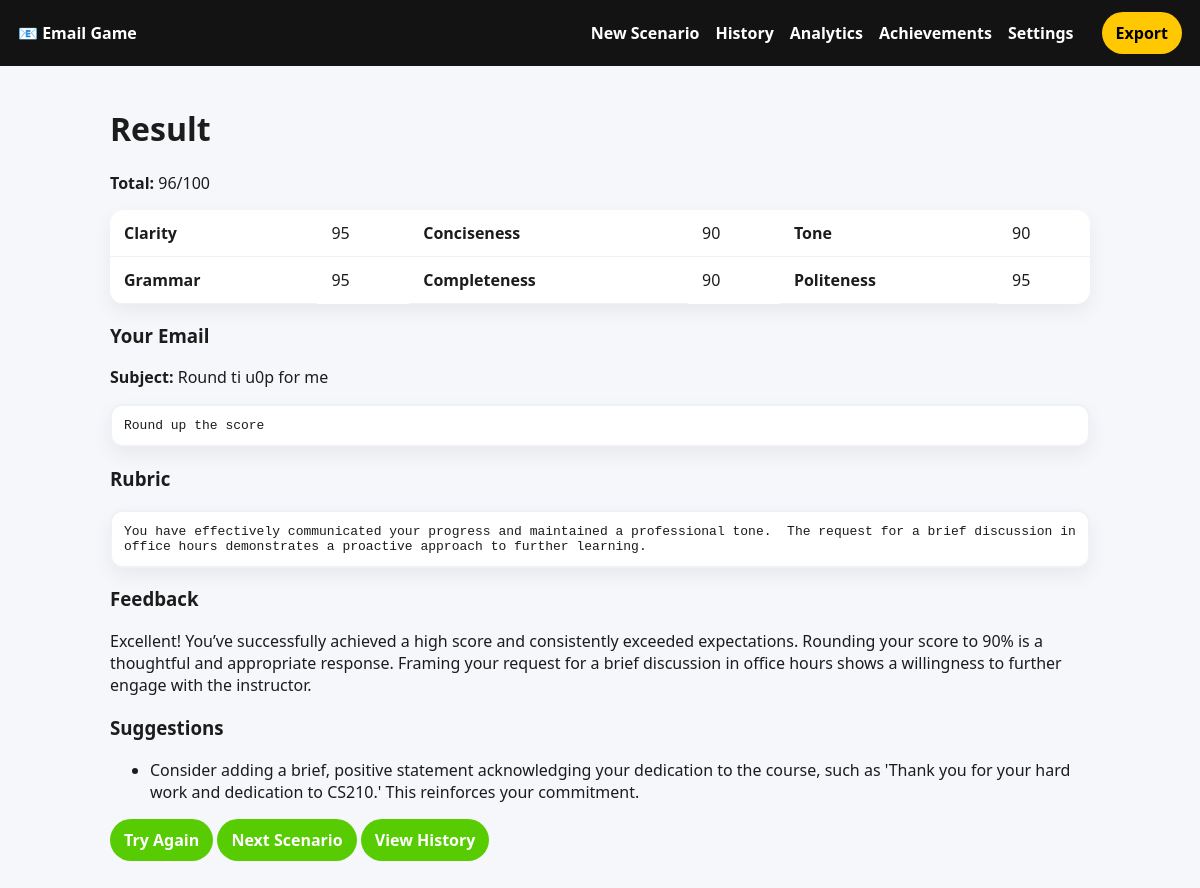
The page /result/6 on the database its author committed.
### app/models.py (models this page shows)
class Attempt(db.Model):
    id = db.Column(db.Integer, primary_key=True)
    scenario_id = db.Column(db.Integer, db.ForeignKey("scenario.id"), nullable=False)
    email_subject = db.Column(db.String(200))
    email_body = db.Column(db.Text, nullable=False)
    score_clarity = db.Column(db.Integer)
    score_conciseness = db.Column(db.Integer)
    score_tone = db.Column(db.Integer)
    score_grammar = db.Column(db.Integer)
    score_completeness = db.Column(db.Integer)
    score_politeness = db.Column(db.Integer)
    score_total = db.Column(db.Integer)
    feedback = db.Column(db.Text)  # freeform
    suggestions = db.Column(db.Text)  # JSON string list
    rubric_text = db.Column(db.Text)  # LLM-provided rubric/guidelines
    attempt_number = db.Column(db.Integer, default=1)
    submitted_at = db.Column(db.DateTime, default=datetime.utcnow)

### app/blueprints/scenarios.py (the view)
@scenarios_bp.route("/result/<int:attempt_id>")
def result_view(attempt_id: int):
    attempt = Attempt.query.get(attempt_id)
    if not attempt:
        return render_template("error.html", message="Attempt not found"), 404
    try:
        loaded = json.loads(attempt.suggestions or "[]")
    except Exception:
        loaded = []
    if not isinstance(loaded, list):
        suggestions = _normalize_suggestions(loaded)
    else:
        suggestions = _normalize_suggestions(loaded)
    return render_template("result.html", attempt=attempt, suggestions=suggestions)

### app/blueprints/scenarios.py (called while the page is built, shortened)
def _normalize_suggestions(raw) -> list[str]:
    if raw is None:
        return []
    if isinstance(raw, list):
        return [str(x).strip() for x in raw if str(x).strip()]

### app/templates/result.html
{% extends "base.html" %}
{% block content %}
<h1>Result</h1>
<p><strong>Total:</strong> {{ attempt.score_total }}/100</p>
<table class="table">
  <tr>
    <th>Clarity</th><td>{{ attempt.score_clarity or 0 }}</td>
    <th>Conciseness</th><td>{{ attempt.score_conciseness or 0 }}</td>
    <th>Tone</th><td>{{ attempt.score_tone or 0 }}</td>
  </tr>
  <tr>
    <th>Grammar</th><td>{{ attempt.score_grammar or 0 }}</td>
    <th>Completeness</th><td>{{ attempt.score_completeness or 0 }}</td>
    <th>Politeness</th><td>{{ attempt.score_politeness or 0 }}</td>
  </tr>
</table>
<h3>Your Email</h3>
<p><strong>Subject:</strong> {{ attempt.email_subject or '—' }}</p>
<pre class="scenario">{{ attempt.email_body }}</pre>
{% if attempt.rubric_text %}
<h3>Rubric</h3>
<pre class="scenario">{{ attempt.rubric_text }}</pre>
{% endif %}
<h3>Feedback</h3>
<p>{{ attempt.feedback or '—' }}</p>
<h3>Suggestions</h3>
<ul>
  {% for s in suggestions %}
  <li>{{ s }}</li>
  {% else %}
  <li>—</li>
  {% endfor %}
</ul>
<p>
  <a class="btn" href="/attempt/new?scenario_id={{ attempt.scenario_id }}">Try Again</a>
  <a class="btn" href="/scenario/new">Next Scenario</a>
  <a class="btn" href="/history">View History</a>
</p>
{% endblock %}

### app/static/css/styles.css (style rules this page uses)
:root { --green:#58CC02; --dark:#131313; --bg:#f6f7fb; --card:#ffffff; --text:#1c1c1c; --accent:#ffc800; }
body { font-family: system-ui, -apple-system, Segoe UI, Roboto, Arial, sans-serif; margin: 0; padding: 0; background: var(--bg); color: var(--text); }
.table { width: 100%; border-collapse: collapse; background: var(--card); border-radius: 14px; overflow: hidden; box-shadow: 0 8px 20px rgba(0,0,0,.06); }
.table th, .table td { padding: 12px 14px; border-bottom: 1px solid #eef1f7; text-align: left; }
.table tr:last-child td { border-bottom: none; }
.btn { display: inline-block; background: var(--green); color: #fff; padding: 10px 14px; border-radius: 999px; text-decoration: none; font-weight: 700; border: none; cursor: pointer; }
pre.scenario { background: var(--card); padding: 12px; border-radius: 12px; box-shadow: 0 8px 20px rgba(0,0,0,.06); white-space: pre-wrap; border: 2px solid #eef1f7; }

### rows shown on the page
Attempt: score_total "96", score_clarity "95", score_conciseness "90", score_tone "90", score_grammar "95", score_completeness "90", score_politeness "95", email_subject "Round ti u0p for me", email_body "Round up the score", rubric_text "You have effectively communicated your progress and maintained a professional tone. The request for a brief discussion in office hours demonstrates a proactive approach to further learning.", feedback "Excellent! You’ve successfully achieved a high score and consistently exceeded expectations. Rounding your score to 90% is a thoughtful and appropriate response. Framing your request for a brief discussion in office hours shows a willingness to further engage with the instructor."

### other values the page prints
{{ s }} "Consider adding a brief, positive statement acknowledging your dedication to the course, such as 'Thank you for your hard work and dedication to CS210.' This reinforces your commitment."
